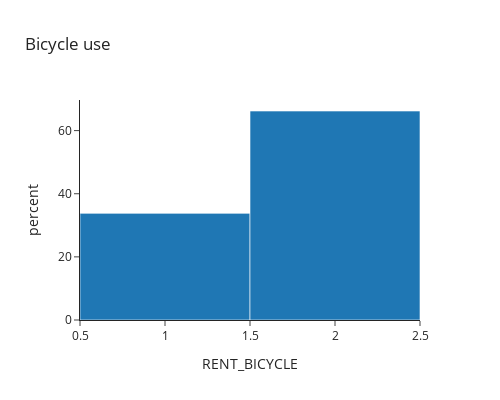

Notebook source saved alongside this figure:
### Markdown cell above
•	Among the commuters who use bicycle for either Access or Egress trip, 66% are willing to use it for egress only if access time is less than 5 minutes. (N=219)

### Code cell
df,df_park=read_data()
df,df_park=map_distances()
df1=df.loc[(df['ACCESS_TIME_B']=='1-5')]
df1=df1.loc[(df1['RENT_BICYCLE']==1) | (df1['RENT_BICYCLE'] ==2)]
print(df1.shape)
px.histogram(data_frame=df1,x='RENT_BICYCLE',histnorm='percent',width=500, height=400, template="simple_white",category_orders={"RENT_BICYCLE":["Access only","Egress only"]},title='Bicycle use')

### Figure 1 — Plotly figure (JSON) as saved in the notebook; plotly's stock layout.template omitted (floating-point values rounded to 4 significant figures; data arrays with more than 128 entries replaced by an {"elided": "..."} marker saying what was removed)
{"data": [{"alignmentgroup": "True", "bingroup": "x", "histnorm": "percent", "hovertemplate": "RENT_BICYCLE=%{x}<br>percent=%{y}<extra></extra>", "legendgroup": "", "marker": {"color": "#1F77B4", "pattern": {"shape": ""}}, "name": "", "offsetgroup": "", "orientation": "v", "showlegend": false, "type": "histogram", "x": {"elided": "219 int values"}, "xaxis": "x", "yaxis": "y"}], "layout": {"barmode": "relative", "height": 400, "legend": {"tracegroupgap": 0}, "title": {"text": "Bicycle use"}, "width": 500, "xaxis": {"anchor": "y", "categoryarray": ["Access only", "Egress only"], "categoryorder": "array", "domain": [0, 1], "title": {"text": "RENT_BICYCLE"}}, "yaxis": {"anchor": "x", "domain": [0, 1], "title": {"text": "percent"}}}}
